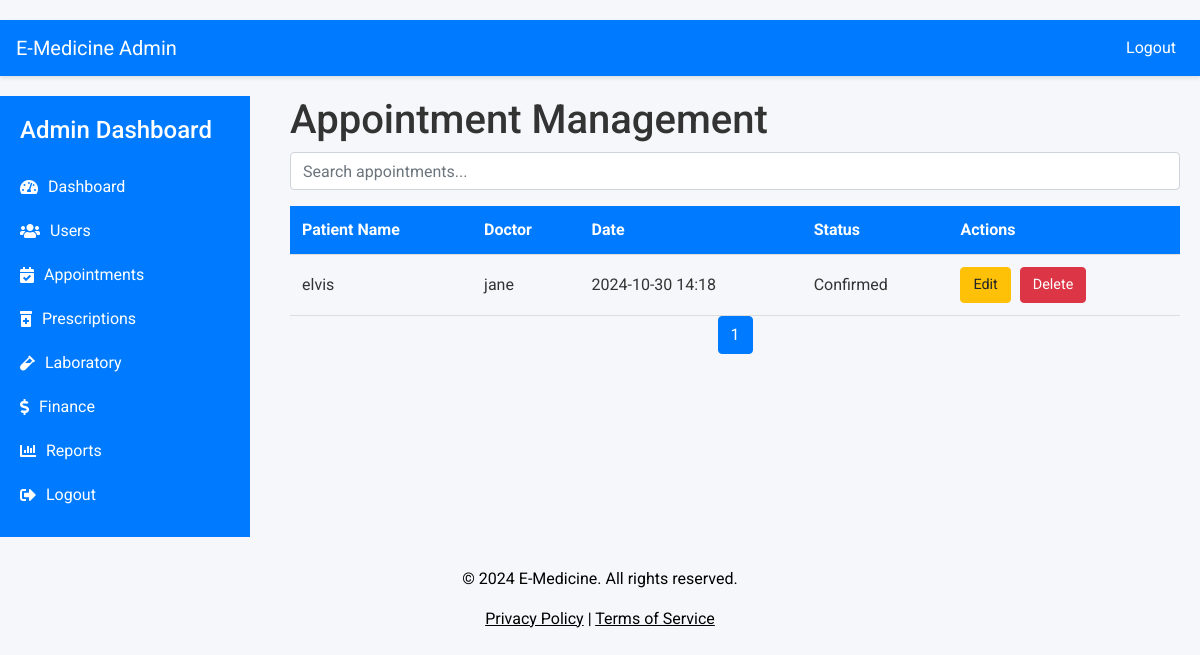
/admin/appoints.php (signed in), run on an earlier commit of the app's database.
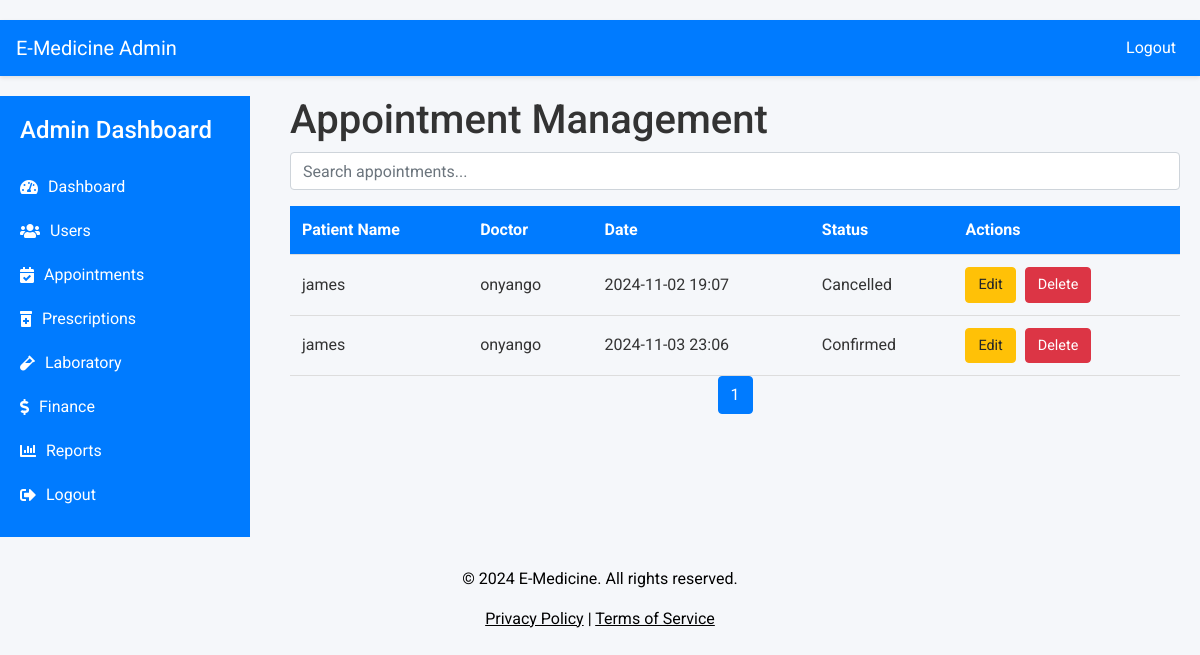
And on a later commit of the database.
### tables this page shows
CREATE TABLE `appointments` (
  `AppointmentID` int(11) NOT NULL,
  `PatientID` int(11) NOT NULL,
  `DoctorID` int(11) NOT NULL,
  `AppointmentDate` datetime NOT NULL,
  `Status` enum('Pending','Confirmed','Cancelled') NOT NULL,
  `CreatedAt` timestamp NOT NULL DEFAULT current_timestamp()
);

CREATE TABLE `patients` (
  `PatientID` int(11) NOT NULL,
  `firstname` varchar(100) NOT NULL,
  `lastname` varchar(255) NOT NULL,
  `Age` int(11) NOT NULL,
  `Gender` enum('Male','Female','Other') NOT NULL,
  `Phone` varchar(15) DEFAULT NULL,
  `Email` varchar(100) DEFAULT NULL,
  `Address` varchar(255) DEFAULT NULL,
  `CreatedAt` timestamp NOT NULL DEFAULT current_timestamp(),
  `Password` varchar(255) NOT NULL,
  `status` varchar(250) NOT NULL,
  `ProfileImage` varchar(250) NOT NULL,
  `reset_token` varchar(6) DEFAULT NULL,
  `token_expiration` int(11) DEFAULT NULL
);

CREATE TABLE `doctors` (
  `DoctorID` int(11) NOT NULL,
  `firstname` varchar(100) NOT NULL,
  `lastname` varchar(250) NOT NULL,
  `Specialty` varchar(100) NOT NULL,
  `Phone` varchar(15) DEFAULT NULL,
  `Email` varchar(100) DEFAULT NULL,
  `CreatedAt` timestamp NOT NULL DEFAULT current_timestamp(),
  `password` varchar(255) NOT NULL,
  `status` varchar(255) NOT NULL,
  `ProfileImage` varchar(255) NOT NULL,
  `reset_token` varchar(10) DEFAULT NULL,
  `token_expiration` int(11) DEFAULT NULL
);

### admin/appoints.php (the view, shortened to what this page needs)
<?php
include '../access/config.php';
$records_per_page = 10;
$current_page = isset($_GET['page']) ? (int)$_GET['page'] : 1;
$offset = ($current_page - 1) * $records_per_page;
$query = "SELECT appointments.AppointmentID,
                 patients.firstname AS PatientName,
                 doctors.firstname AS DoctorName,
                 appointments.AppointmentDate,
                 appointments.Status
          FROM appointments
          JOIN patients ON appointments.PatientID = patients.PatientID
          JOIN doctors ON appointments.DoctorID = doctors.DoctorID
          LIMIT $offset, $records_per_page";
$result = $conn->query($query);
$appointments = [];
while ($row = $result->fetch_assoc()) {
    $appointments[] = $row;
}
$total_query = "SELECT COUNT(*) AS total FROM appointments";
$total_result = $conn->query($total_query);
$total_row = $total_result->fetch_assoc();
$total_records = $total_row['total'];
$total_pages = ceil($total_records / $records_per_page);
?>
<!DOCTYPE html>
<html lang="en">
<head>
    <link rel="stylesheet" href="https://stackpath.bootstrapcdn.com/bootstrap/4.5.2/css/bootstrap.min.css">
</head>
<body>
    <?php include 'header.php'; ?>
    <div class="dashboard">
        <?php include 'sidebar.php'; ?>
        <div class="container">
            <div class="page-header">
                <h1>Appointment Management</h1>
            </div>
            <div class="form-group">
                <input type="text" id="searchBar" class="form-control" placeholder="Search appointments...">
            </div>
            <div class="appointments-table">
                <table id="appointmentsTable">
                    <thead>
                        <tr>
                            <th>Patient Name</th>
                            <th>Doctor</th>
                            <th>Date</th>
                            <th>Status</th>
                            <th>Actions</th>
                        </tr>
                    </thead>
                    <tbody>
                        <?php if (empty($appointments)): ?>
                        <tr>
                            <td colspan="5" class="text-center">No appointments found.</td>
                        </tr>
                        <?php else: ?>
                        <?php foreach ($appointments as $appointment): ?>
                        <tr>
                            <td><?php echo $appointment['PatientName']; ?></td>
                            <td><?php echo $appointment['DoctorName']; ?></td>
                            <td><?php echo date('Y-m-d H:i', strtotime($appointment['AppointmentDate'])); ?></td>
                            <td><span class="status-<?php echo strtolower($appointment['Status']); ?>">
                                <?php echo $appointment['Status']; ?>
                            </span></td>
                            <td>
                                <button type="button" class="btn btn-warning btn-edit" data-toggle="modal"
                                        data-target="#editModal"
                                        data-id="<?php echo $appointment['AppointmentID']; ?>"
                                        data-status="<?php echo $appointment['Status']; ?>">
                                    Edit
                                </button>
                                <button type="button" class="btn btn-danger btn-delete" data-toggle="modal"
                                        data-target="#deleteModal"
                                        data-id="<?php echo $appointment['AppointmentID']; ?>">
                                    Delete
                                </button>
                            </td>
                        </tr>
                        <?php endforeach; ?>
                        <?php endif; ?>
                    </tbody>
                </table>
            </div>
            <nav aria-label="Page navigation">
                <ul class="pagination">
                    <?php for ($i = 1; $i <= $total_pages; $i++): ?>
                    <li class="page-item <?php echo $i === $current_page ? 'active' : ''; ?>">
                        <a class="page-link" href="?page=<?php echo $i; ?>"><?php echo $i; ?></a>
                    </li>
                    <?php endfor; ?>
                </ul>
            </nav>
        </div>
    </div>
    <?php include '../resources/includes/footer.php'; ?>
</body>
</html>

### admin/header.php (shortened to what this page needs)
<head>
    <link rel="stylesheet" href="https://cdnjs.cloudflare.com/ajax/libs/font-awesome/5.15.4/css/all.min.css">
</head>
<nav class="navbar navbar-expand-lg">
    <a class="navbar-brand" href="#">E-Medicine Admin</a>
    <div class="collapse navbar-collapse" id="navbarNav">
        <ul class="navbar-nav ml-auto">
            <li class="nav-item"><a class="nav-link" href="logout.php">Logout</a></li>
        </ul>
    </div>
</nav>

### admin/sidebar.php (shortened to what this page needs)
<div class="sidebar" id="sidebar">
    <h2 class="sidebar-title">Admin Dashboard</h2>
    <ul class="list-group">
    <li class="list-group-item">
            <a href="index.php"><i class="fas fa-tachometer-alt"></i> Dashboard</a>
        </li>
        <li class="list-group-item">
            <a href="users.php"><i class="fas fa-users"></i> Users</a>
        </li>
        <li class="list-group-item">
            <a href="appoints.php"><i class="fas fa-calendar-check"></i> Appointments</a>
        </li>
        <li class="list-group-item">
            <a href="prescription.php"><i class="fas fa-prescription-bottle-alt"></i> Prescriptions</a>
        </li>
        <li class="list-group-item">
            <a href="lab.php"><i class="fas fa-vial"></i> Laboratory</a>
        </li>
        <li class="list-group-item">
            <a href="finance.php"><i class="fas fa-dollar-sign"></i> Finance</a>
        </li>
        <li class="list-group-item">
            <a href="reports.php"><i class="fas fa-chart-bar"></i> Reports</a>
        </li>
        <li class="list-group-item">
            <a href="logout.php"><i class="fas fa-sign-out-alt"></i> Logout</a>
        </li>
    </ul>
</div>
<link rel="stylesheet" href="https://cdnjs.cloudflare.com/ajax/libs/font-awesome/5.15.4/css/all.min.css">

### resources/includes/footer.php (shortened to what this page needs)
<footer class="footer" style="color: black; padding: 20px 0; text-align: center; position: relative; bottom: 0; width: 100%;">
    <p>&copy; 2024 E-Medicine. All rights reserved.</p>
    <a href="#" style="color: black; text-decoration: underline;">Privacy Policy</a> |
    <a href="#" style="color: black; text-decoration: underline;">Terms of Service</a>
</footer>

### admin/appoints.php (style rules this page uses)
body { font-family: 'Roboto', sans-serif; background-color: #f5f7fa; color: #333; }
.dashboard { display: flex; }
.container { padding: 20px; margin: 0; max-width: 100%; flex-grow: 1; }
.appointments-table table { width: 100%; border-collapse: collapse; margin-top: 15px; }
.appointments-table th, .appointments-table td { padding: 12px; border-bottom: 1px solid #ddd; text-align: left; }
.appointments-table th { background-color: #007bff; color: white; }
.btn-edit, .btn-delete { padding: 6px 12px; border-radius: 4px; font-size: 0.9rem; margin-right: 5px; cursor: pointer; }
.pagination { justify-content: center; }

### admin/header.php (style rules this page uses)
.navbar { background-color: #007bff; box-shadow: 0 2px 4px rgba(0, 0, 0, 0.1); }
.navbar-brand, .nav-link { color: white !important; }
body { padding-top: 20px; }

### admin/sidebar.php (style rules this page uses)
.sidebar { background-color: #007bff; padding: 20px; margin-right: 20px; flex: 0 0 250px; height: auto; transition: transform 0.3s ease; margin-top: 20px; margin-bottom: 10px; }
.sidebar-title { font-size: 1.5rem; margin-bottom: 20px; color: white; }
.list-group-item { background-color: transparent; border: none; padding: 10px 0; }
.list-group-item a { color: white; text-decoration: none; display: flex; align-items: center; }
.list-group-item a i { margin-right: 10px; }

### resources/includes/footer.php (style rules this page uses)
.footer { margin-top: auto; }

What changed in the data, as far as the page shows it:
removed appointments: PatientID.firstname "elvis", DoctorID.firstname "jane", AppointmentDate "2024-10-30 14:18", Status "Confirmed"
added appointments: PatientID.firstname "james", DoctorID.firstname "onyango", AppointmentDate "2024-11-02 19:07", Status "Cancelled"
added appointments: PatientID.firstname "james", DoctorID.firstname "onyango", AppointmentDate "2024-11-03 23:06", Status "Confirmed"
